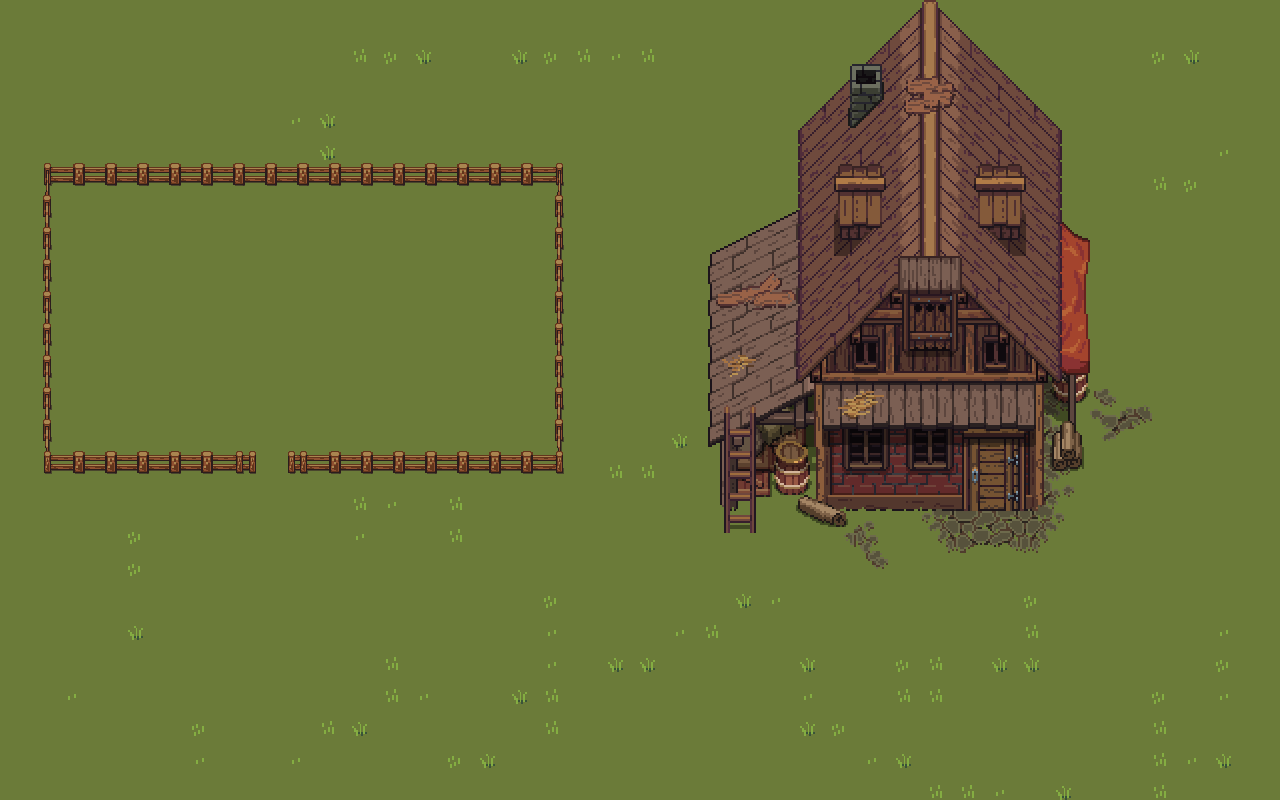

Tiled map render using the project's own tile images. Description and the map definition, with tile-layer contents summarised, below:
An orthogonal 40x25 tile map with 32x32 px tiles, 4 tile layers (Ground, Grasses, Fences, House), 4 tilesets and 143 objects.

<map version="1.10" tiledversion="1.10.2" orientation="orthogonal" renderorder="right-down" width="40" height="25" tilewidth="32" tileheight="32" infinite="0" nextlayerid="10" nextobjectid="324">
 <editorsettings>
  <export target="SpawnPoint.lua" format="lua" />
 </editorsettings>
 <tileset firstgid="1" name="WorldSheet" tilewidth="32" tileheight="32" tilecount="72" columns="8">
  <image source="../img/World/WorldSheet.png" width="256" height="288" />
 </tileset>
 <tileset firstgid="73" name="floor_and_deoratives" tilewidth="32" tileheight="32" tilecount="80" columns="20">
  <image source="../img/World/Exterrior/floor_and_deoratives.png" width="640" height="128" />
 </tileset>
 <tileset firstgid="153" name="House1" tilewidth="32" tileheight="32" tilecount="280" columns="14">
  <image source="../img/World/House1.png" width="448" height="640" />
 </tileset>
 <tileset firstgid="433" name="fence" tilewidth="32" tileheight="32" tilecount="18" columns="3">
  <image source="../img/World/fence.png" width="96" height="192" />
 </tileset>
 <layer id="1" name="Ground" width="40" height="25">
  <data>[1000 cells, 1000 non-empty, 1 distinct tile ids]</data>
 </layer>
 <layer id="4" name="Grasses" width="40" height="25">
  <data>[1000 cells, 90 non-empty, 5 distinct tile ids]</data>
 </layer>
 <layer id="8" name="Fences" width="40" height="25" offsetx="-192" offsety="-128">
  <data>[1000 cells, 49 non-empty, 8 distinct tile ids]</data>
 </layer>
 <layer id="7" name="House" width="40" height="25">
  <data>[1000 cells, 252 non-empty, 252 distinct tile ids]</data>
 </layer>
 <objectgroup id="9" name="CollectableArea" visible="0">
  <object id="133" x="64" y="192" width="32" height="32" />
  <object id="134" x="96" y="192" width="32" height="32" />
  <object id="135" x="128" y="192" width="32" height="32" />
  <object id="136" x="160" y="192" width="32" height="32" />
  <object id="137" x="192" y="192" width="32" height="32" />
  <object id="138" x="224" y="192" width="32" height="32" />
  <object id="139" x="256" y="192" width="32" height="32" />
  <object id="140" x="288" y="192" width="32" height="32" />
  <object id="141" x="320" y="192" width="32" height="32" />
  <object id="142" x="352" y="192" width="32" height="32" />
  <object id="143" x="384" y="192" width="32" height="32" />
  <object id="144" x="416" y="192" width="32" height="32" />
  <object id="145" x="448" y="192" width="32" height="32" />
  <object id="146" x="64" y="224" width="32" height="32" />
  <object id="147" x="96" y="224" width="32" height="32" />
  <object id="148" x="128" y="224" width="32" height="32" />
  <object id="149" x="160" y="224" width="32" height="32" />
  <object id="150" x="192" y="224" width="32" height="32" />
  <object id="151" x="224" y="224" width="32" height="32" />
  <object id="152" x="256" y="224" width="32" height="32" />
  <object id="153" x="288" y="224" width="32" height="32" />
  <object id="154" x="320" y="224" width="32" height="32" />
  <object id="155" x="352" y="224" width="32" height="32" />
  <object id="156" x="384" y="224" width="32" height="32" />
  <object id="157" x="416" y="224" width="32" height="32" />
  <object id="158" x="448" y="224" width="32" height="32" />
  <object id="159" x="64" y="256" width="32" height="32" />
  <object id="160" x="96" y="256" width="32" height="32" />
  <object id="161" x="128" y="256" width="32" height="32" />
  <object id="162" x="160" y="256" width="32" height="32" />
  <object id="163" x="192" y="256" width="32" height="32" />
  <object id="164" x="224" y="256" width="32" height="32" />
  <object id="165" x="256" y="256" width="32" height="32" />
  <object id="166" x="288" y="256" width="32" height="32" />
  <object id="167" x="320" y="256" width="32" height="32" />
  <object id="168" x="352" y="256" width="32" height="32" />
  <object id="169" x="384" y="256" width="32" height="32" />
  <object id="170" x="416" y="256" width="32" height="32" />
  <object id="171" x="448" y="256" width="32" height="32" />
  <object id="172" x="64" y="288" width="32" height="32" />
  <object id="173" x="96" y="288" width="32" height="32" />
  <object id="174" x="128" y="288" width="32" height="32" />
  <object id="175" x="160" y="288" width="32" height="32" />
  <object id="176" x="192" y="288" width="32" height="32" />
  <object id="177" x="224" y="288" width="32" height="32" />
  <object id="178" x="256" y="288" width="32" height="32" />
  <object id="179" x="288" y="288" width="32" height="32" />
  <object id="180" x="320" y="288" width="32" height="32" />
  <object id="181" x="352" y="288" width="32" height="32" />
  <object id="182" x="384" y="288" width="32" height="32" />
  <object id="183" x="416" y="288" width="32" height="32" />
  <object id="184" x="448" y="288" width="32" height="32" />
  <object id="224" x="64" y="384" width="32" height="32" />
  <object id="225" x="96" y="384" width="32" height="32" />
  <object id="226" x="128" y="384" width="32" height="32" />
  <object id="227" x="160" y="384" width="32" height="32" />
  <object id="228" x="192" y="384" width="32" height="32" />
  <object id="229" x="224" y="384" width="32" height="32" />
  <object id="230" x="256" y="384" width="32" height="32" />
  <object id="231" x="288" y="384" width="32" height="32" />
  <object id="232" x="320" y="384" width="32" height="32" />
  <object id="233" x="352" y="384" width="32" height="32" />
  <object id="234" x="384" y="384" width="32" height="32" />
  <object id="235" x="416" y="384" width="32" height="32" />
  <object id="236" x="448" y="384" width="32" height="32" />
  <object id="237" x="64" y="416" width="32" height="32" />
  <object id="238" x="96" y="416" width="32" height="32" />
  <object id="239" x="128" y="416" width="32" height="32" />
  <object id="240" x="160" y="416" width="32" height="32" />
  <object id="241" x="192" y="416" width="32" height="32" />
  <object id="242" x="224" y="416" width="32" height="32" />
  <object id="243" x="256" y="416" width="32" height="32" />
  <object id="244" x="288" y="416" width="32" height="32" />
  <object id="245" x="320" y="416" width="32" height="32" />
  <object id="246" x="352" y="416" width="32" height="32" />
  <object id="247" x="384" y="416" width="32" height="32" />
  <object id="248" x="416" y="416" width="32" height="32" />
  <object id="249" x="448" y="416" width="32" height="32" />
  <object id="250" x="64" y="320" width="32" height="32" />
  <object id="251" x="96" y="320" width="32" height="32" />
  <object id="252" x="128" y="320" width="32" height="32" />
  <object id="253" x="160" y="320" width="32" height="32" />
  <object id="254" x="192" y="320" width="32" height="32" />
  <object id="255" x="224" y="320" width="32" height="32" />
  <object id="256" x="256" y="320" width="32" height="32" />
  <object id="257" x="288" y="320" width="32" height="32" />
  <object id="258" x="320" y="320" width="32" height="32" />
  <object id="259" x="352" y="320" width="32" height="32" />
  <object id="260" x="384" y="320" width="32" height="32" />
  <object id="261" x="416" y="320" width="32" height="32" />
  <object id="262" x="448" y="320" width="32" height="32" />
  <object id="263" x="64" y="352" width="32" height="32" />
  <object id="264" x="96" y="352" width="32" height="32" />
  <object id="265" x="128" y="352" width="32" height="32" />
  <object id="266" x="160" y="352" width="32" height="32" />
  <object id="267" x="192" y="352" width="32" height="32" />
  <object id="268" x="224" y="352" width="32" height="32" />
  <object id="269" x="256" y="352" width="32" height="32" />
  <object id="270" x="288" y="352" width="32" height="32" />
  <object id="271" x="320" y="352" width="32" height="32" />
  <object id="272" x="352" y="352" width="32" height="32" />
  </objectgroup>
 <objectgroup id="6" name="cWalls">
  <!-- 23 objects omitted --></objectgroup>
</map>
<!-- 42 of 143 objects omitted -->
